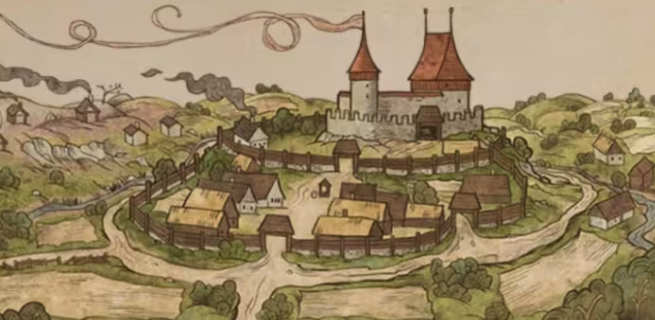
#> input picture chap14傅里叶变换/pics/斯卡利茨.png, 655 x 320 px
$ python 'np实现傅里叶和逆傅里叶.py'
#> lines starting #> are read from the running program, lines starting #| are printed output that depends on the picture
### chap14傅里叶变换/chineseImgReader.py
import cv2
from PIL import Image
import numpy as np


#中文路径图片读取，返回nparray，8位BGR三通道

def imgRead(filePath):
#> called with filePath = './pics/斯卡利茨.png'
    if filePath is not None:
        imgSrc = Image.open(filePath)
#> imgSrc is the input picture: PIL image 655x320 RGBA; mean R, G, B, A 155.6, 135.3, 101.7, 255
        imgArr = np.array(imgSrc)
        if imgSrc.format == 'PNG':
            return cv2.cvtColor(imgArr, cv2.COLOR_RGBA2BGR)
        elif imgSrc.format == 'JPEG':
            return cv2.cvtColor(imgArr, cv2.COLOR_RGB2BGR)
        else:
            print('格式不支持')
            return None
    else:
        print('检查文件路径')
        return None

### chap14傅里叶变换/np实现傅里叶和逆傅里叶.py
import cv2
import numpy as np
import matplotlib.pyplot as plt

import chineseImgReader

img = chineseImgReader.imgRead(r'./pics/斯卡利茨.png')
img = cv2.resize(img, None, None, 1.2, 1.2)
imgGray = cv2.cvtColor(img, cv2.COLOR_BGR2GRAY)
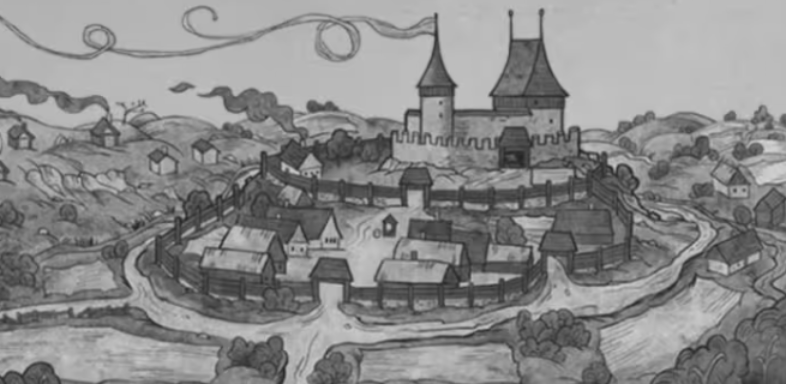
#> imgGray: shape (384, 786); min 35, max 213, mean 137.4
imgGray = cv2.equalizeHist(imgGray)
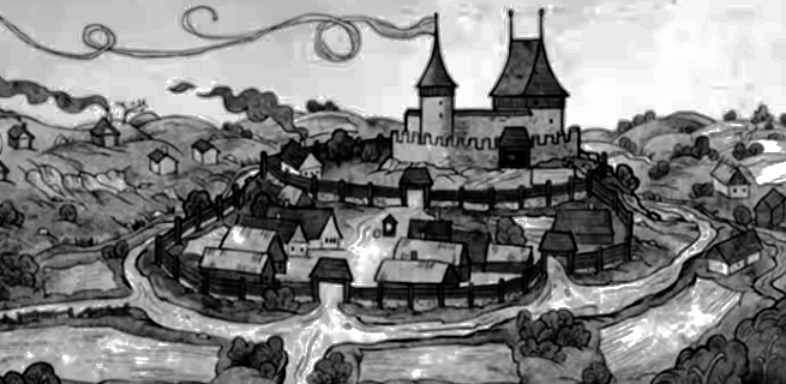
#> imgGray: shape (384, 786); min 0, max 255, mean 128.7
print('imgGray.shape: ', imgGray.shape)
#| imgGray.shape:  (384, 786)

#使用numpy进行傅里叶变换
fourierData = np.fft.fft2(imgGray)  #0频分量在左上
fourierDataShift = np.fft.fftshift(fourierData)  #将0频分量移至中间，周围是高频分量
fourierDataShiftImg = 20*np.log(np.abs(fourierDataShift))  #计算频域幅度并映射到[0,255]，忽略相位（图像处理大多用幅度）
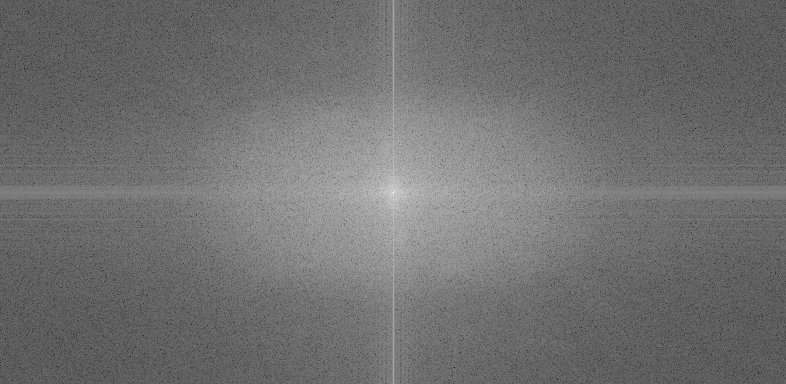
#> fourierDataShiftImg: shape (384, 786) float64; min -9.81, max 349.5, mean 148.4; drawn with min black and max white
fourierDataShiftImg = fourierDataShiftImg.astype(np.uint8)  #注意数据类型转换
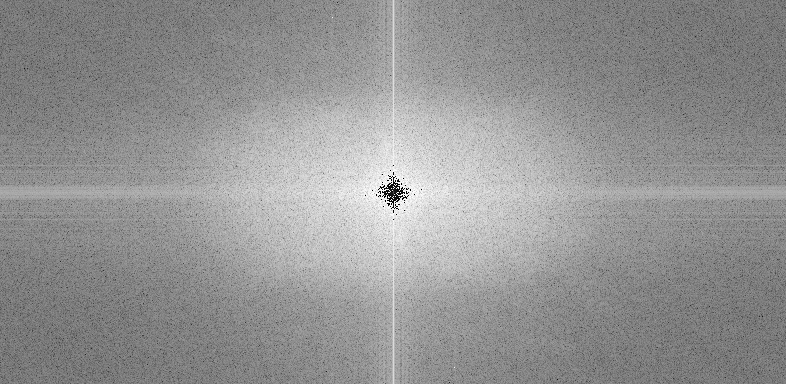
#> fourierDataShiftImg: shape (384, 786); min 0, max 255, mean 147.6

#numpy实现逆傅里叶变换
fourierDataShift2Org = np.fft.ifftshift(fourierDataShift)  #将转换后0频分量在中间的频谱移至0频分量在左上角的频谱
imgGrayIFourier = np.fft.ifft2(fourierDataShift2Org)  #逆变换后也是复数数组，要映射到[0,255]
imgGrayIFourier = np.abs(imgGrayIFourier)
imgGrayIFourier = imgGrayIFourier.astype(np.uint8)

cv2.imshow('imgsrc', imgGray)
cv2.imshow('fourier trans of img', fourierDataShiftImg)
cv2.imshow('img gray iFourier', imgGrayIFourier)
cv2.waitKey(0)

$ run again, with chap14傅里叶变换/pics/rand2.bmp saved as chap14傅里叶变换/pics/斯卡利茨.png
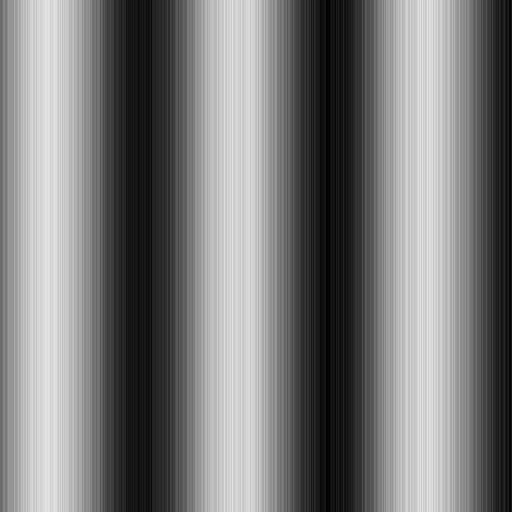
#> input picture chap14傅里叶变换/pics/rand2.bmp, 512 x 512 px
#> in imgRead, imgSrc is the input picture: PIL image 512x512 L; min 1, max 228, mean 121.4
#| imgGray.shape:  (614, 614)
#> `fourierDataShiftImg = 20*np.log(np.abs(fourierDataShift))`:
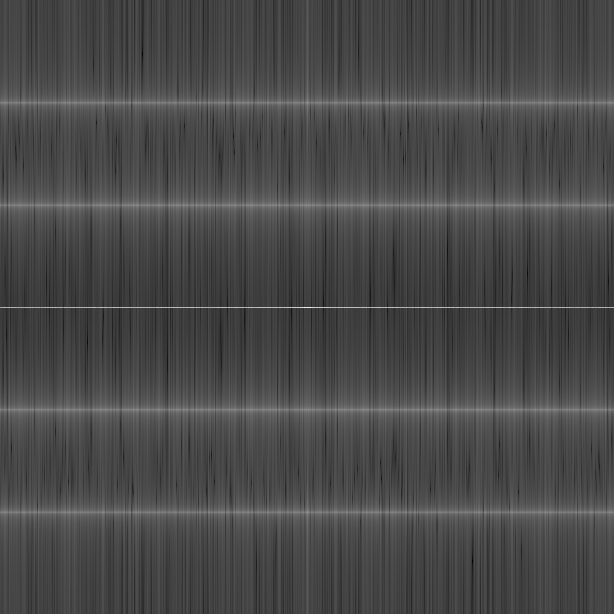
#> fourierDataShiftImg: shape (614, 614) float64; min -69.35, max 353.8, mean 52.4; drawn with min black and max white
#> `fourierDataShiftImg = fourierDataShiftImg.astype(np.uint8)`:
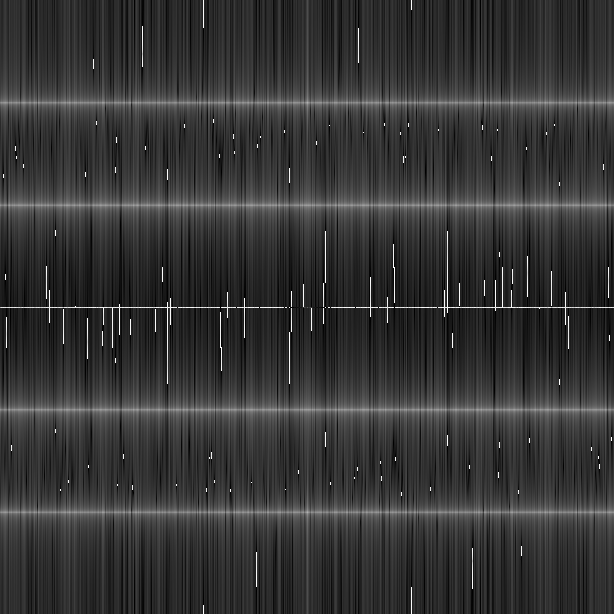
#> fourierDataShiftImg: shape (614, 614); min 0, max 255, mean 53.2
